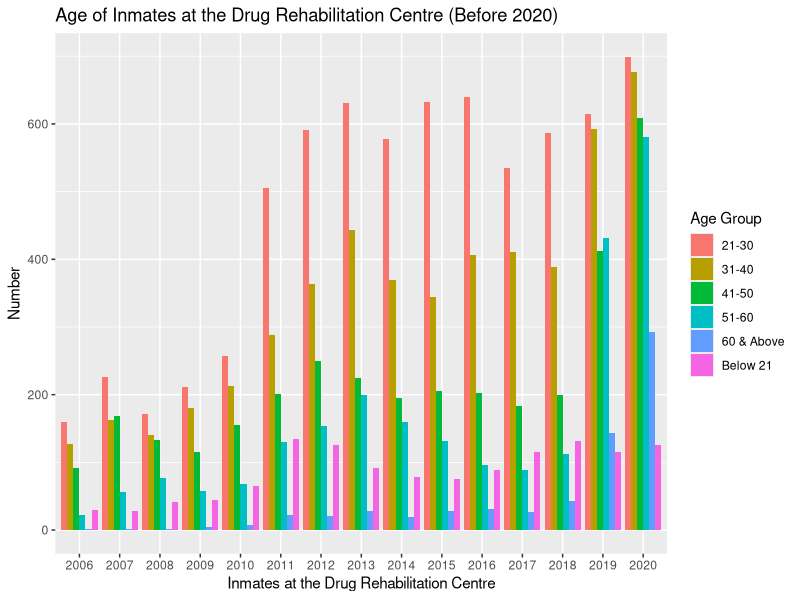
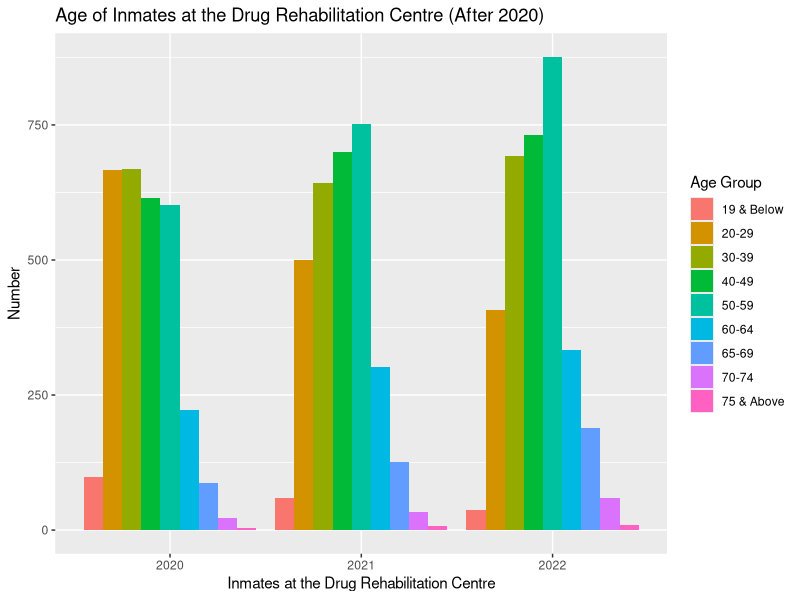
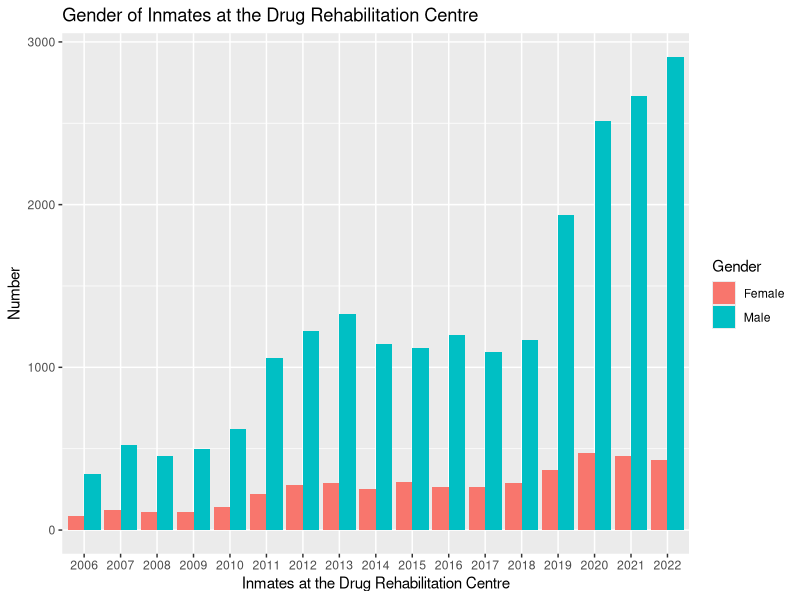
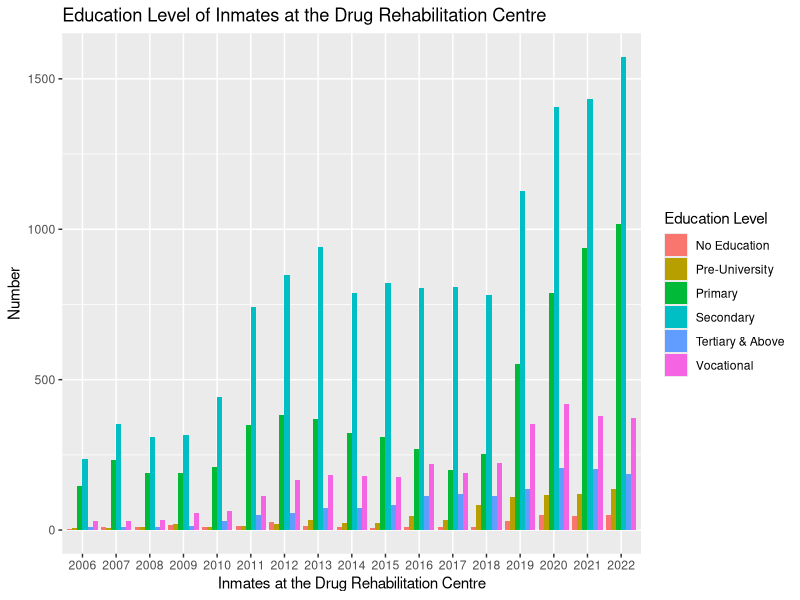

R code for these plots, in order:
## ---- chunk 1
library(tidyverse)
library(ggplot2)
inmates_by_age_before2020 <- read_csv("PopulationofInmatesinDrugRehabilitationCentreDRCbyAgeGroup20062020.csv")
inmates_by_age_before2020[inmates_by_age_before2020 == "60 Above"] <- "60 & Above"
inmates_by_age_before2020 <- inmates_by_age_before2020 %>%
  mutate(year_new = as.character(inmates_by_age_before2020$year))

inmates_by_age_after2020 <- read_csv("PopulationofInmatesinDrugRehabilitationCentreDRCbyAgeGroup2020onwards.csv")
inmates_by_age_after2020[inmates_by_age_after2020 == "19 & below"] <- "19 & Below"
inmates_by_age_after2020[inmates_by_age_after2020 == "75 & above"] <- "75 & Above"
inmates_by_age_after2020 <- inmates_by_age_after2020 %>%
  mutate(year_new = as.character(inmates_by_age_after2020$year))

inmates_by_gender <- read_csv("PopulationofInmatesinDrugRehabilitationCentreDRCbyGender.csv")
inmates_by_gender <- inmates_by_gender %>%
  mutate(year_new = as.character(inmates_by_gender$year))

inmates_by_education <- read_csv("PopulationofInmatesinDrugRehabilitationCentreDRCbyEducationLevel.csv")
inmates_by_education[inmates_by_education == "Tertiary and Above"] <- "Tertiary & Above"
inmates_by_education[inmates_by_education == "Pre University"] <- "Pre-University"
inmates_by_education[inmates_by_education == "PreU"] <- "Pre-University"
inmates_by_education <- inmates_by_education %>%
  mutate(year_new = as.character(inmates_by_education$year))

ggplot(inmates_by_age_before2020,aes(x = year_new, y = number_of_population, fill = population_by_age_group)) + 
  geom_bar(position = "dodge", stat = "identity") +
  labs(x = "Inmates at the Drug Rehabilitation Centre", y = "Number", title = "Age of Inmates at the Drug Rehabilitation Centre (Before 2020)", fill = "Age Group")

ggplot(inmates_by_age_after2020,aes(x = year_new, y = number_of_population, fill = population_by_age_group)) + 
  geom_bar(position = "dodge", stat = "identity") +
  labs(x = "Inmates at the Drug Rehabilitation Centre", y = "Number", title = "Age of Inmates at the Drug Rehabilitation Centre (After 2020)", fill = "Age Group")

ggplot(inmates_by_gender,aes(x = year_new, y = number_of_population, fill = population_by_gender)) + 
  geom_bar(position = "dodge", stat = "identity") +
  labs(x = "Inmates at the Drug Rehabilitation Centre", y = "Number", title = "Gender of Inmates at the Drug Rehabilitation Centre", fill = "Gender")

ggplot(inmates_by_education,aes(x = year_new, y = number_of_population, fill = population_by_education_level)) + 
  geom_bar(position = "dodge", stat = "identity") +
  labs(x = "Inmates at the Drug Rehabilitation Centre", y = "Number", title = "Education Level of Inmates at the Drug Rehabilitation Centre", fill = "Education Level")
